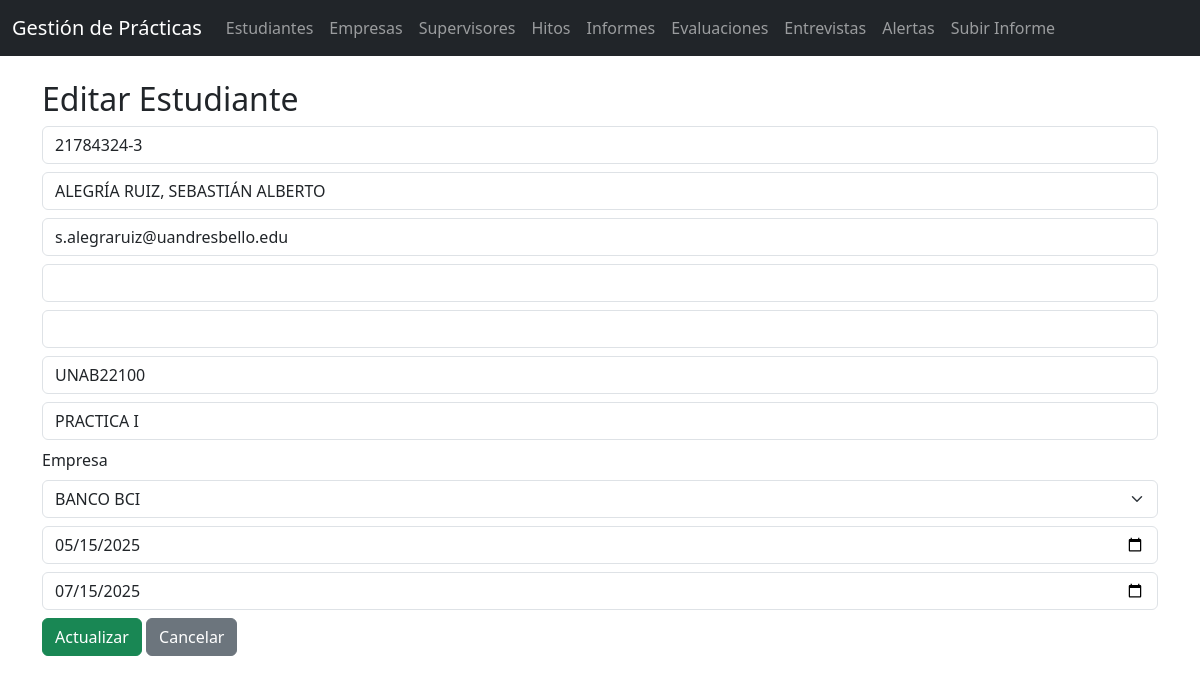
Page /estudiantes/editar.php?id=4 on the committed database.
### tables this page shows
CREATE TABLE `estudiantes` (
  `id` int(11) NOT NULL,
  `rut` varchar(12) NOT NULL,
  `nombre` varchar(100) NOT NULL,
  `email` varchar(100) NOT NULL,
  `carrera` varchar(100) DEFAULT NULL,
  `telefono` varchar(20) DEFAULT NULL,
  `programa` varchar(20) DEFAULT NULL,
  `asignatura` varchar(50) DEFAULT NULL,
  `empresa_id` int(11) DEFAULT NULL,
  `fecha_inicio` date DEFAULT NULL,
  `fecha_fin` date DEFAULT NULL,
  `fecha_registro` timestamp NOT NULL DEFAULT current_timestamp()
);

### estudiantes/editar.php (the view, shortened to what this page needs)
<?php
include('../includes/db.php');
include('../includes/header.php');
$id = $_GET['id'];
$stmt = $pdo->prepare("SELECT * FROM estudiantes WHERE id = ?");
$stmt->execute([$id]);
$estudiante = $stmt->fetch();
?>
<h2>Editar Estudiante</h2>
<form method="post">
    <input class="form-control mb-2" type="text" name="rut" value="<?= $estudiante['rut'] ?>" required>
    <input class="form-control mb-2" type="text" name="nombre" value="<?= $estudiante['nombre'] ?>" required>
    <input class="form-control mb-2" type="email" name="email" value="<?= $estudiante['email'] ?>" required>
    <input class="form-control mb-2" type="text" name="carrera" value="<?= $estudiante['carrera'] ?>">
    <input class="form-control mb-2" type="text" name="telefono" value="<?= $estudiante['telefono'] ?>">
    <input class="form-control mb-2" type="text" name="programa" value="<?= $estudiante['programa'] ?>" placeholder="Programa">
    <input class="form-control mb-2" type="text" name="asignatura" value="<?= $estudiante['asignatura'] ?>" placeholder="Asignatura">
    <label class="form-label">Empresa</label>
    <select class="form-select mb-2" name="empresa_id" required>
        <?php
        $empresas = $pdo->query("SELECT id, nombre FROM empresas ORDER BY nombre");
        foreach ($empresas as $e):
            $selected = ($e['id'] == $estudiante['empresa_id']) ? 'selected' : '';
        ?>
            <option value="<?= $e['id'] ?>" <?= $selected ?>><?= $e['nombre'] ?></option>
        <?php endforeach; ?>
    </select>
    <input class="form-control mb-2" type="date" name="fecha_inicio" value="<?= $estudiante['fecha_inicio'] ?>">
    <input class="form-control mb-2" type="date" name="fecha_fin" value="<?= $estudiante['fecha_fin'] ?>">
    <button class="btn btn-success" type="submit">Actualizar</button>
    <a class="btn btn-secondary" href="listar.php">Cancelar</a>
</form>
<?php include('../includes/footer.php'); ?>

### rows in the picture
estudiantes: rut "21784324-3", nombre "ALEGRÍA RUIZ, SEBASTIÁN ALBERTO", email "s.alegraruiz@uandresbello.edu", programa "UNAB22100", asignatura "PRACTICA I", fecha_inicio "05/15/2025", fecha_fin "07/15/2025"

### other values in the picture
form field empresa_id "BANCO BCI"
